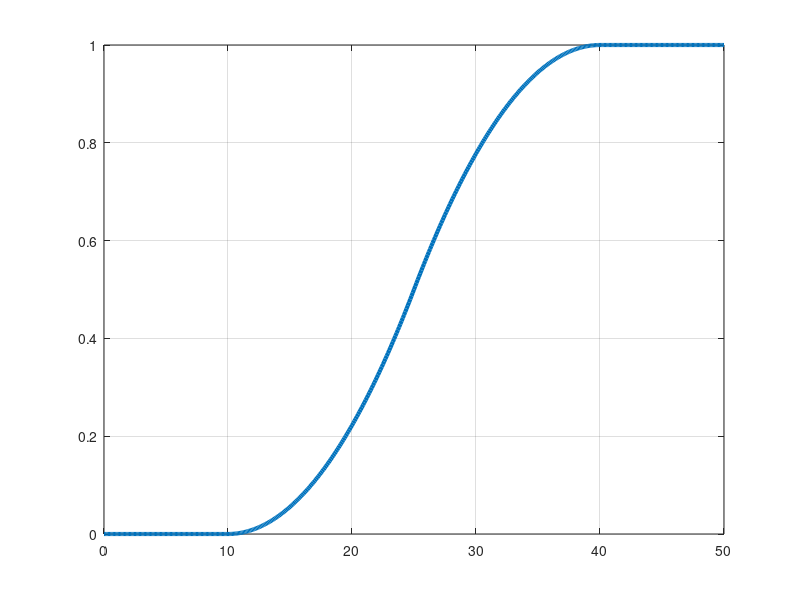
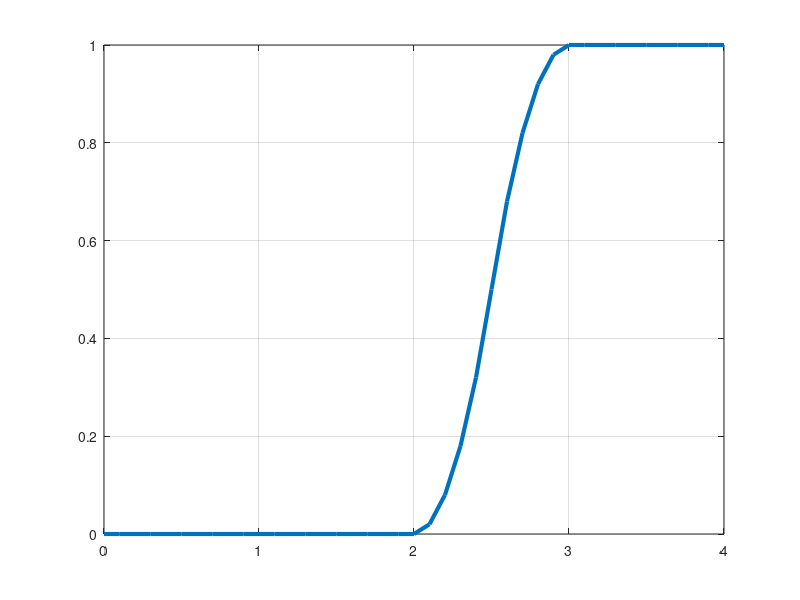
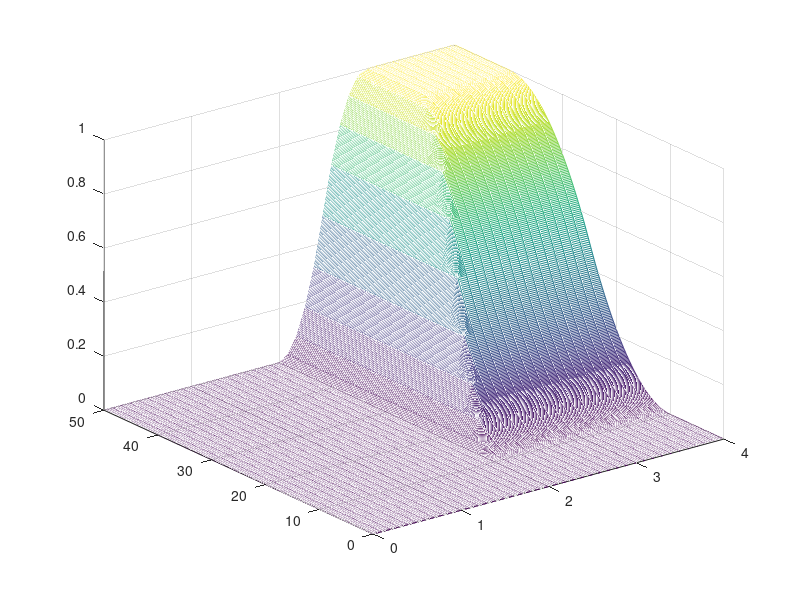

Recreate these plots in MATLAB, in order.
clc, clear
%%%%%Variable 1%%%%%%
%Defina intervalo de temperatura
x1=0:0.1:50;
%Defina la salida 1
corte_inf=10;
corte_sup=40;
y1=smf(x1,[corte_inf, corte_sup]);
figure(1)  
plot(x1,y1,'linewidth',3); grid on;
%%%%%Variable 2%%%%%%
%Defina la sensación de calor
x2=0:0.1:4;
%Defina la salida 2
corte_inf=2;
corte_sup=3;
y2=smf(x2,[corte_inf, corte_sup]);
figure(2) 
plot(x2,y2,'linewidth',3); grid on;
%Realice el producto cartesiano
for i=1:length(y1)
    for j=1:length(y2)
        MA(i,j)=min(y1(i),y2(j));
    end
end
%Definir intervalos de la malla
[X,Y]=meshgrid(x2,x1);
%Imprimir malla
figure(3) 
mesh(X,Y,MA)
